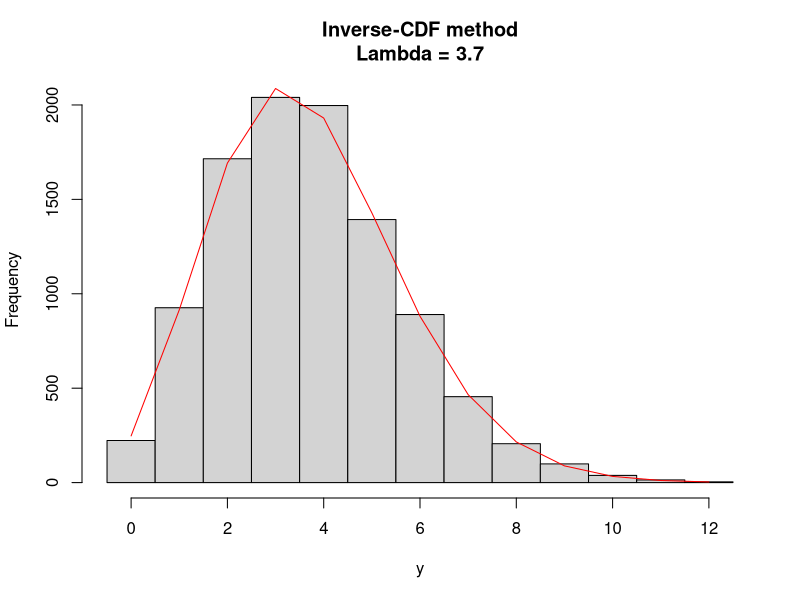

The R source for this figure:
#Inverse-cdf for Poisson
rpoisson <- function(n = 1, lambda) {
  x <- rep(0, n)
  for(k in 1:n) {
    u <- runif(1)
    i <- floor(lambda + 0.33 - 0.02/lambda) #Approximate median.
    #Divide the search in half.
    if(u < ppois(i, lambda)) {
      #Search each intervals below the median.
      while(u < ppois(i - 1, lambda)) {
        i <- i - 1
      }
      x[k] <- i
    } else {
      #Search the intervals above the median.
      while(u > ppois(i, lambda)) {
        i <- i + 1
      }
      x[k] <- i
    }
  }
  return(x)
}

n <- 10000
lambda <- 3.7
y <- rpoisson(n, lambda)
hist(y, breaks = (min(y):(max(y) + 1) - 0.5),
     main = paste("Inverse-CDF method\nLambda =", lambda))
lines(min(y):max(y), n*dpois(min(y):max(y), lambda), 
      col = "red")
